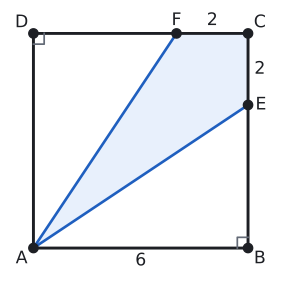

Write Python code to recreate this figure.
import sys; sys.path.insert(0, "tools")
from cizim import *

P = lambda x, y: np.array([float(x), float(y)])
uz = lambda U, V: round(float(np.linalg.norm(U - V)), 4)
def acisi(K, U, V):
    u, v = U - K, V - K
    return round(float(np.degrees(np.arccos(np.dot(u, v) / np.linalg.norm(u) / np.linalg.norm(v)))), 3)
def birim(U, V):
    t = (V - U) / np.linalg.norm(V - U); return t, np.array([-t[1], t[0]])
def cetik(U, V, n=1, renk=SOLUK, f=0.5):
    M = U + f * (V - U); t, m = birim(U, V)
    for i in range(n):
        c = M + (i - (n - 1) / 2) * 0.2 * S * t
        ax.plot(*zip(c - 0.22 * S * m, c + 0.22 * S * m), color=renk, lw=1.5)
def olcu(U, V, metin, d=0.5, renk=YAZI, fs=13, f=0.5, kutu=False):
    """[UV] üzerinde f oranındaki noktaya, U->V yönünün soluna d*S uzağa yazı (d < 0: sağına)."""
    M = U + f * (V - U); _, m = birim(U, V)
    ax.text(*(M + d * S * m), metin, ha="center", va="center", color=renk, fontsize=fs, zorder=7,
            bbox=dict(facecolor="white", edgecolor="none", pad=1.5) if kutu else None)
def dik_isareti(K, U, V, r=0.4):
    a_ = (U - K) / np.linalg.norm(U - K) * r * S; b_ = (V - K) / np.linalg.norm(V - K) * r * S
    ax.plot(*zip(K + a_, K + a_ + b_, K + b_), color=SOLUK, lw=1.3)
def harf(Q, metin, dx, dy, renk=YAZI, fs=13, kutu=False):
    ax.text(Q[0] + dx * S, Q[1] + dy * S, metin, ha="center", va="center", color=renk, fontsize=fs, zorder=7,
            bbox=dict(facecolor="white", edgecolor="none", pad=1.5) if kutu else None)
def cizgi(U, V, renk=YAZI, lw=2.2, ls="-"):
    ax.plot(*zip(U, V), color=renk, lw=lw, ls=ls)
def basla(xmin, xmax, ymin, ymax, en=5.0):
    global fig, ax
    fig, ax = sekil(en, en * (ymax - ymin) / (xmax - xmin))
    ax.set_aspect("equal"); ax.axis("off"); ax.set_xlim(xmin, xmax); ax.set_ylim(ymin, ymax)
def cokgen(noktalar, dolgu=None, kenar=YAZI, lw=2.2):
    if dolgu: ax.add_patch(patches.Polygon(noktalar, closed=True, facecolor=dolgu, edgecolor="none"))
    ax.plot(*zip(*(list(noktalar) + [noktalar[0]])), color=kenar, lw=lw)
    for Q in noktalar: nokta(ax, *Q, "")
def cerceve(noktalar, kenar=1.0):
    xs = [q[0] for q in noktalar]; ys = [q[1] for q in noktalar]
    return min(xs) - kenar * S, max(xs) + kenar * S, min(ys) - kenar * S, max(ys) + kenar * S
def deltoid(ak, ck, kb):
    """K orijinde; A altta, C üstte, D solda, B sağda. |AB| = |AD|, |CB| = |CD|."""
    return P(0, -ak), P(kb, 0), P(0, ck), P(-kb, 0), P(0, 0)
def koseler(A, B, C, D, r=0.5):
    harf(A, "A", 0, -r); harf(B, "B", r, 0); harf(C, "C", 0, r); harf(D, "D", -r, 0)
def alan_hesap(*Q):
    return round(abs(sum(Q[i][0] * Q[(i + 1) % len(Q)][1] - Q[(i + 1) % len(Q)][0] * Q[i][1] for i in range(len(Q)))) / 2, 4)

# Soru 10: kenarı 6 olan ABCD karesi; E ∈ [BC], F ∈ [DC], |CE| = |CF| = 2. AECF deltoid, alanı 12.
A, B, C, D = P(0, 0), P(6, 0), P(6, 6), P(0, 6); E, F = P(6, 4), P(4, 6)
S = 0.6
print("AE", uz(A, E), "AF", uz(A, F), "CE", uz(C, E), "CF", uz(C, F), "alan", alan_hesap(A, E, C, F))
basla(*cerceve([A, B, C, D], 1.2), en=3.6)
ax.add_patch(patches.Polygon([A, E, C, F], closed=True, facecolor=MAVI_ACIK, edgecolor="none"))
cokgen([A, B, C, D]); cizgi(A, E, MAVI, 2.0); cizgi(A, F, MAVI, 2.0)
nokta(ax, *E, ""); nokta(ax, *F, "")
harf(A, "A", -0.55, -0.5); harf(B, "B", 0.55, -0.5); harf(C, "C", 0.55, 0.5); harf(D, "D", -0.55, 0.5)
harf(E, "E", 0.6, 0); harf(F, "F", 0, 0.6)
olcu(A, B, "6", -0.6); olcu(E, C, "2", -0.55); olcu(C, F, "2", -0.6)
for Q, U, V in ((B, A, C), (D, C, A)): dik_isareti(Q, U, V, r=0.5)
kaydet(fig, __file__)
